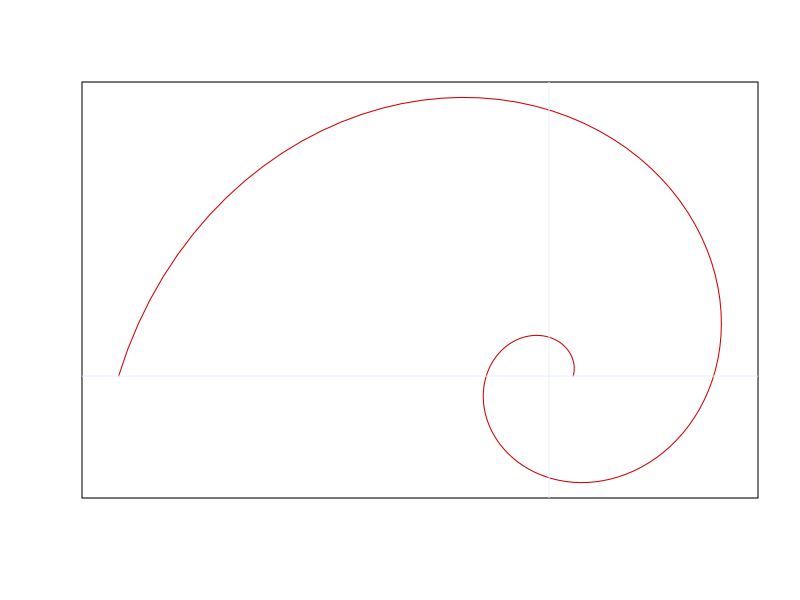

Here is the R script that generated this plot:
# R_Exercise-BasicSetup.R
#
# Purpose: Configure and verify the basic setup of R projects. Play with
#          code.
#
# Note:    This project lives on Github:
#          https://github.com/hyginn/R_Exercise-BasicSetup
#
# Version: 1.1
#
# Date:    2017  04
# Author:  Boris Steipe (boris.steipe@utoronto.ca)
#
# V 1.1    Add fast phi calculation and complex expression selection
# V 1.0    Golden Spiral example
# V 0.2    Additions to integrate with tutorial
# V 0.1    First code
#
# TODO:
#
#
# == TEST YOUR SETUP ===========================================================
#

#  BRAVA! You have successfully loaded the project file from GitHub.

# Now go through the tasks below, then return to the Wiki tutorial. But keep
# RStudio open so you can continue to use it in the tutorial.

# ==== The RStudio layout ======================================================

# In the default layout of RStudio's panes, this script file has been opened in
# the top-left pane; I refer to this as the "Script Pane". This is where you
# read and edit files.

# The pane below (bottom-left) is the "Console". This is where you type
# commands, or execute them from a script. This is also where RStudio produces
# its output.

# The pane at the top-right is the "Environment Pane". This is where you can see
# which variables or functions have currently been defined ("assigned") and what
# their values are.

# The pane at the bottom-right displays different kinds of information in its
# tabs: In the "Files Tab" you see a directory listing of the contents of the
# current working directory. The "Plots Tab" shows plots and graphs that R has
# created. And the "Help Tab" displays the information in R's help system. (We
# probably won't be using the other tabs.)


# ==== Executing some code =====================================================
#
#  You can execute code by typing it into the console.
#  Type: 3 + 4  and then hit <enter>
#
#  Now type: 1 + sqrt(5) / 2
#  (This is NOT the Golden Ratio, phi)
#
#  To change this to the formula for the Golden Ratio, you need to use
#  parentheses to enforce the proper operator precedence. Use the up-arrow key
#  to get the expression back on the command-line, then use the left and right
#  arrow keys to edit the expression and enter the correct parentheses: the
#  expression should read (1 + sqrt(5)) / 2
#  Then press <enter> to execute the corrected expression.
#  R should respond with
#       [1] 1.618034
#

# Another way to access previously typed code is through the History tab in the
# upper-right pane. Scroll to find a line that you want to execute or edit,
# double-click it, and it will appear in the Console. Try this.


# You can ALSO execute code by selecting and pressing <command><enter> (or
# <ctrl><enter> on Windows). This passes code from the Script Pane to the
# console and executes it automatically. This is very convenient - in fact, this
# is the preferred way to work with lengthy scripts. Try this immediately: place
# the cursor into the expression below and type <command><enter>:


cat("\n  /\\_/\\\n ( o.o )\n  > ^ <\n\n")


# (No, the function cat() is not specifically meant to draw images of cats!
# Its name comes from conCATenate.)


# There are several variants to selecting and executing code. Read this
# carefully and try the alternatives - these crazy tricks will change your
# life. Number four will leave you speechless:

#  - When nothing is selected in the Script Pane, pressing <command><enter> will
#    execute the current line and move the cursor to the next line. You can
#    "walk" through code line by line in this way.
#  - This is the same as if you would have selected an entire line.

#  - If you select more than one line, you can execute an entire block of code
#    at once. Try this: select the block of code below (lines 97 to 106),
#    and hit <command><enter> to execute it. The code calculates successive
#    approximations of the Golden Ratio from Fibonacci numbers, and then prints
#    the "true" value.

FibPrev <- 1L    # assign integer 1
FibCurr <- 1L
for (i in 1:40) {
    print(FibCurr / FibPrev, digits = 22) # approximate phi as the ratio of
                                          # two successive Fibonacci numbers
    tmp <- FibCurr
    FibCurr <- FibPrev + FibCurr          # calculate the next Fibonacci number
    FibPrev <- tmp                        # swap
}
print((1 + sqrt(5)) / 2, digits = 22)   # The real Golden Ratio (approximately)

# Nb. This is a slow algorithm - it adds about a digit of accuracy every 3.5
# iterations. While we're here, let's play a bit: Here is a MUCH faster
# algorithm, based on the following identities:
#    Given F[k] and F[k + 1]:
#        F_2k   == F_k * ((2 * F_k+1) - F_k)
#        F_2k+1 == F_k^2 + F_k+1^2

FibPrev <- 1L    # assign integer 1
FibCurr <- 1L
for (i in 1:7) {
    print(FibCurr / FibPrev, digits = 22) # approximate phi as the ratio of
    # two successive Fibonacci numbers
    Fk  <- FibPrev
    Fk1 <- FibCurr
    FibPrev <- Fk * ((2 * Fk1) - Fk)  # calculate F_2k
    FibCurr <- Fk^2 + Fk1^2           # calculate F_2k+1
}
print((1 + sqrt(5)) / 2, digits = 22)   # The real Golden Ratio (approximately)


# This is just playing with numbers (i) for you to practice reading code, (i)
# experimenting with alternatives (for example you could install the Rmpfr
# package for arbitrarily accurate computations, and calculate phi to 100 digits
# accuracy), and (iii) understand that efficient algorithms can be _very_ much
# faster than naive approaches to calculate. Often whether something can be
# practically calculated at all depends on whether you can aproach the problem
# in a way that it maps to one for which an efficient algortihm is available.


# Back to selecting and executing code:
# - It's also really useful to be able to select _less_ than one line of
#   code. For example, this allows us to analyze complex, nested R expressions
#   from the inside out.

# Here's an example: assume you would like to try an intermittent fasting
# regime, fasting every fifth day, starting tomorrow. What will the next five
# weekdays of fasting be?

format(Sys.Date() + 1 + seq(0, length.out = 5, by = 5), "%a")

# How does this work? Let's analyze the components of this expression. First
# select  Sys.Date() and execute it. You should get today's date.
#
# Next select Sys.Date() + 1 and execute that. This should give you
# tomorrow's date.
#
# Next select seq(0, length.out = 5, by = 5) and execute it. You should get
# [1]  0  5 10 15 20 ... i.e a vector of numbers, starting from 1, 5 numbers
#                            in all, each incremented by 5.
#
# What do we get when we add one to this vector? Select
# 1 + seq(0, length.out = 5, by = 5)
# and execute it to find out.
#
# And what do we get when we add a date to this resulting vector? Select
# Sys.Date() + 1 + seq(0, length.out = 5, by = 5)
# and execute it. These are the next five fasting days.

# And finally, what weekdays are these? format() is a versatile function that
# can handle many different types of R objects. We call this a "generic"
# function. If the object is of class "Date", the function sends the data to the
# format.Date() function, which knows how to convert this into weekdays (see
# ?strptime for a complete list of format options).

# Get into the habit to decompose R expressions and analyze what the individual
# components, how they are nested, and how they work together.


# ==== Files, and the working directory ========================================

# We need to make sure the working directory is set correctly. Execute
list.files()
# ... to get a list of files in the current working directory.
# If this is not the list of files you see in the Files Pane, execute
getwd()
# ... to see what the working directory is set to. Then use the menu:
# Session -> Set Working Directory -> To Project Directory
# This executes the correct setwd() command. Confirm by executing
list.files()
# ... again.
#

# ==== Change some code and save the change ====================================

# Here is a bit of code that plots 1.5 turns of the Golden Spiral. Don't worry
# if you don't understand the details - that's not the point right now. Execute
# the code.

turns <- 1.5                                 # number of turns to plot
p <- seq(0, (turns * 2 * pi),
         length.out = round(turns * 100))    # intervals, in radians
plot(exp(0.3061868562 * p) * cos(p),         # x-coordinates
     exp(0.3061868562 * p) * sin(p),         # y-coordinates
     type = "l", col = "#CC0000",            # draw as a red line
     xaxt = "n", yaxt = "n",                 # turn tick-marks off
     xlab = "", ylab = "",                   # turn axis labels off
     asp = 1.0)                              # plot with 1:1 aspect ratio
abline(v = 0, col = "#E6EEFF")               # add pale-blue vertical ...
abline(h = 0, col = "#E6EEFF")               # ... and horizontal line

# Now change the value of "turns" from 1.5 to 2.75 in the code above. Note that
# the filename in the Script Pane changes colour: it turns red and has a star
# behind it. This means: this script has unsaved changes.

# Execute the modified block of code. The number of the turns increases.

# Now save the change. The filename changes to black again. The Modified date
# of the script in the Files Pane is now today's date.


# ==== Quit, and restart where you left off ====================================

# Finally, we'll quit RStudio and restart the project. It should be obvious how
# to quit. But here's how to reload a project.

# Choose: File -> Recent Projects -> <the project you need>

# Note: Take care to choose the "Recent Projects" menu option,
#       not "Recent Files".

# Try this out, use the File -> Quit Session... option to quit - and if you are
# being asked if you want to save anything, for the purpose of this course or
# workshop _always_ answer "No". Then reload the project, note that the value of
# turns should now be what you had changed it to.

# Plot another beautiful spiral for good measure.


# ==== Typing shortcuts and autocomplete =======================================

# RStudio's editor has a number of useful shortcuts and aids. Try them.
#
#   - Typing an opening parenthesis automatically types the closing parenthesis.
#   - Selecting text and typing a quotation mark quotes the text. This also
#     works with single quotation marks, parentheses, square brackets
#     and curly braces.
#
#   - Typing a newline character automatically indents the following line.
#
#   - Typing a newline inside a comment automatically prefixes the line
#     with a comment character.
#
#   - Typing the first three letters of a variable or function name lists
#     possible choices to autocomplete. Use the arrow keys to select, hit
#     <enter> or <tab> to execute. Note that this is not case sensitive.
#     Autocomplete is therefore especially useful if you are not sure about
#     the correct case. Try it: type  Tur  and you should get the variable
#     "turns" selected.

# Review: - The layout of the Panes
#         - Typing code
#         - Editing code in the Console, using the arrow keys
#         - Retrieving code via the History tab
#         - Selecting code in the Script Pane and executing it
#           with <command><enter>
#         - analyzing R expressions by selecting and executing parts
#         - Setting the Working Directory
#         - Editing code in the script and saving the change
#         - Quitting RStudio and restarting a recent project.
#         - Some typing shortcuts

# Finally, return to the tutorial Wiki page.


# [END]
